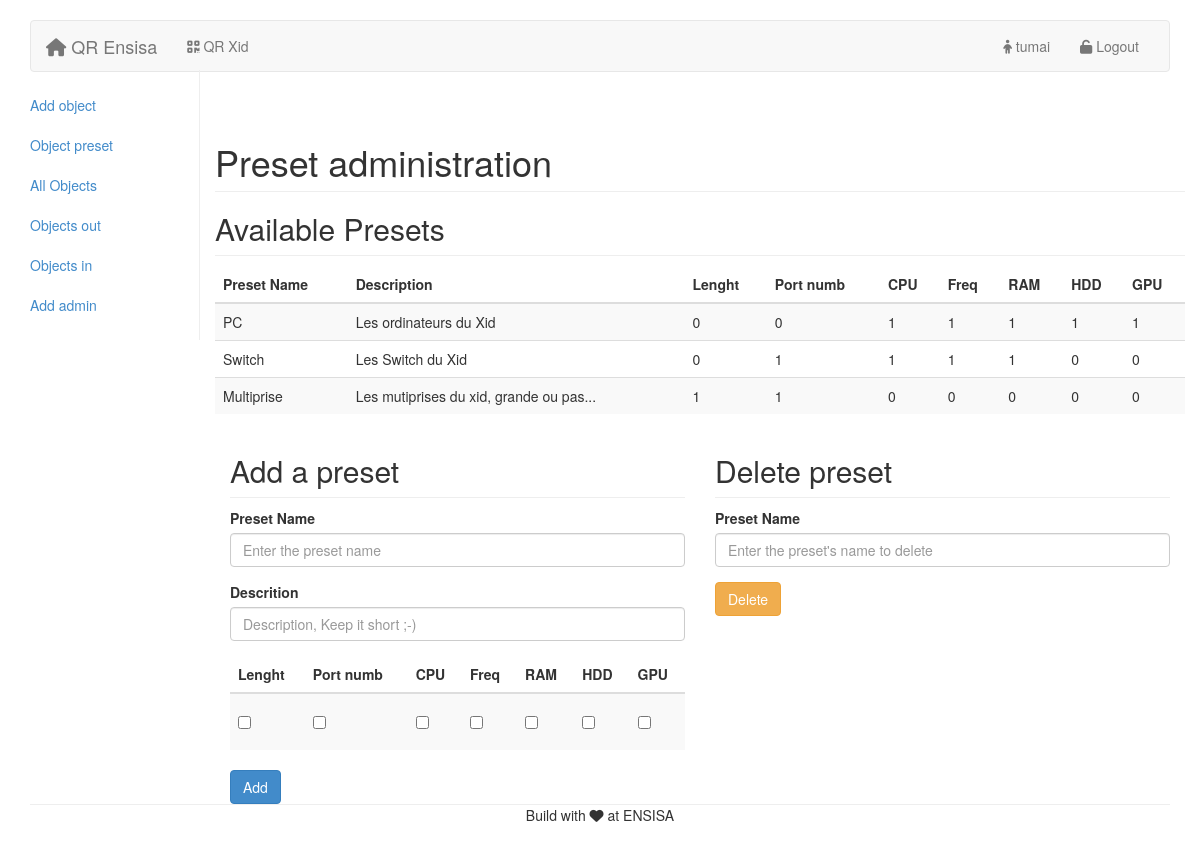
The page /admin.php?sec=preset (signed in) on the database its author committed.
### tables this page shows
CREATE TABLE IF NOT EXISTS `preset` (
  `id` int(11) NOT NULL AUTO_INCREMENT,
  `name` varchar(256) NOT NULL,
  `description` mediumtext NOT NULL,
  `lenght` tinyint(1) NOT NULL,
  `number_port` tinyint(1) NOT NULL,
  `cpu` tinyint(1) NOT NULL,
  `frequence` tinyint(1) NOT NULL,
  `ram` tinyint(1) NOT NULL,
  `hard_drive` tinyint(1) NOT NULL,
  `gpu` tinyint(1) NOT NULL,
  PRIMARY KEY (`id`)
);

### includes/admin/preset.php (the view)
<h1 class="page-header">Preset administration</h1>
<?php include 'includes/mysql.php';
    $preset = $connect->query('SELECT * FROM preset'); ?>
<h2 class="sub-header">Available Presets</h2>
<div class="table-responsive">
    <table class="table table-striped">
        <thead>
            <tr>
                <th>Preset Name</th>
                <th>Description</th>
                <th>Lenght</th>
                <th>Port numb</th>
                <th>CPU</th>
                <th>Freq</th>
                <th>RAM</th>
                <th>HDD</th>
                <th>GPU</th>
            </tr>
        </thead>
        <tbody>
        <?php while ($fetched = $preset->fetch()){?>
            <tr>
                <td><?php echo $fetched['name']; ?></td>
                <td><?php echo $fetched['description']; ?></td>
                <td><?php echo $fetched['lenght']; ?></td>
                <td><?php echo $fetched['number_port']; ?></td>
                <td><?php echo $fetched['cpu']; ?></td>
                <td><?php echo $fetched['frequence']; ?></td>
                <td><?php echo $fetched['ram']; ?></td>
                <td><?php echo $fetched['hard_drive']; ?></td>
                <td><?php echo $fetched['gpu']; ?></td>
            </tr>
        <?php }
        $preset->closeCursor();?>
        </tbody>
    </table>
</div>
<div class="col-md-6">
    <h2 class="sub-header">Add a preset</h2>
    <form role="form" method="post" action="includes/admin/act_add_preset.php">
        <div class="form-group">
            <label for="presetName">Preset Name</label>
            <input type="text" class="form-control" name="name" placeholder="Enter the preset name">
        </div>
        <div class="form-group">
            <label for="description">Descrition</label>
            <input type="text" class="form-control" name="description" placeholder="Description, Keep it short ;-)">
        </div>
         <table class="table table-striped">
            <thead>
                <tr>
                    <th>Lenght</th>
                    <th>Port numb</th>
                    <th>CPU</th>
                    <th>Freq</th>
                    <th>RAM</th>
                    <th>HDD</th>
                    <th>GPU</th>
                </tr>
            </thead>
            <tbody>
                <tr>
                    <td>
                        <div class="checkbox">
                            <label>
                                <input type="checkbox" name="lenght">
                            </label>
                        </div>
                    </td>
                    <td>
                        <div class="checkbox">
                            <label>
                                <input type="checkbox" name="number_port">
                            </label>
                        </div>
                    </td>
                    <td>
                        <div class="checkbox">
                            <label>
                                <input type="checkbox" name="cpu">
                            </label>
                        </div>
                    </td>
                    <td>
                        <div class="checkbox">
                            <label>
                                <input type="checkbox" name="frequence">
                            </label>
                        </div>
                    </td>
                    <td>
                        <div class="checkbox">
                            <label>
                                <input type="checkbox" name="ram">
                            </label>
                        </div>
                    </td>
                    <td>
                        <div class="checkbox">
                            <label>
                                <input type="checkbox" name="hard_drive">
                            </label>
                        </div>
                    </td>
                    <td>
                        <div class="checkbox">
                            <label>
                                <input type="checkbox" name="gpu">
                            </label>
                        </div>
                    </td>
                </tr>
            </tbody>
        </table>
    <button type="submit" class="btn btn-primary">Add</button>
    </form>
</div>
<div class="col-md-6">
<h2 class="sub-header">Delete preset</h2>
    <form role="form" method="post" action="includes/admin/act_del_preset.php">
        <div class="form-group">
            <label for="presetId">Preset Name</label>
            <input type="text" class="form-control" name="name" placeholder="Enter the preset's name to delete">
        </div>
        <button type="submit" class="btn btn-warning">Delete</button>
    </form>
</div>

### css/projet.css (style rules this page uses)
form { max-width: 500px; min-width: 50px; }
body { padding-top: 20px; padding-bottom: 20px; }

### css/admin_panel.css (style rules this page uses)
.sub-header { padding-bottom: 10px; border-bottom: 1px solid #eee; }

### rows shown on the page
preset: name "PC", description "Les ordinateurs du Xid", lenght "0", number_port "0", cpu "1", frequence "1", ram "1", hard_drive "1", gpu "1"
preset: name "Switch", description "Les Switch du Xid", lenght "0", number_port "1", cpu "1", frequence "1", ram "1", hard_drive "0", gpu "0"
preset: name "Multiprise", description "Les mutiprises du xid, grande ou pas...", lenght "1", number_port "1", cpu "0", frequence "0", ram "0", hard_drive "0", gpu "0"

### other values the page prints
$_SESSION['pseudo'] "tumai"
